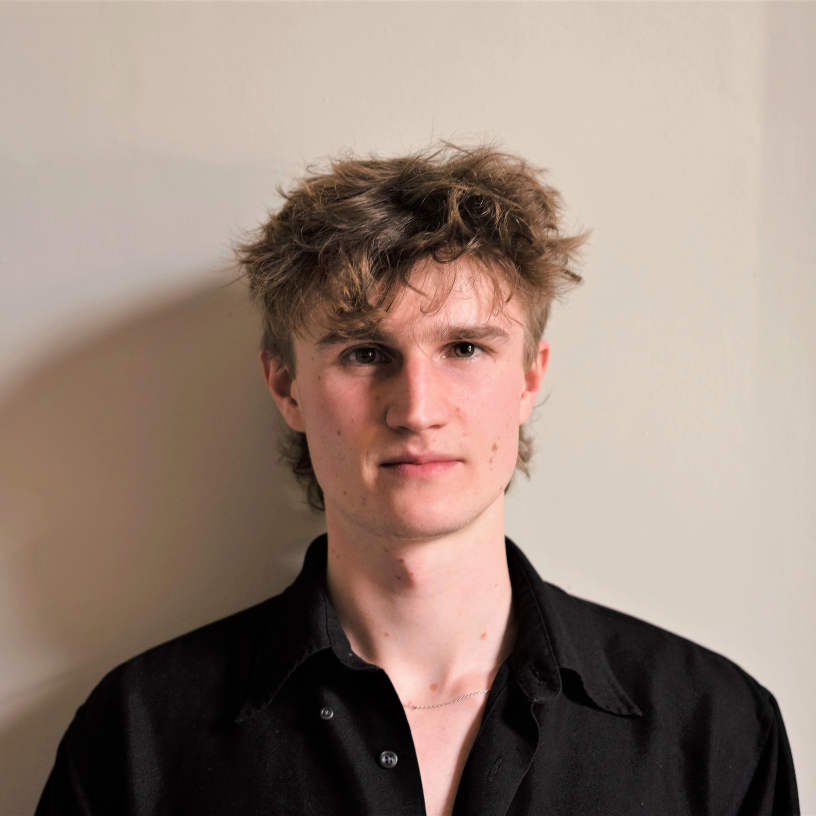
#> input picture imgs/ed.jpg, 3264 x 3264 px (shown at 1/4 size)
$ jupyter execute plot_active_contours.ipynb   (shell and % lines are left out)
#> lines starting #> are read from the running program, lines starting #| are printed output that depends on the picture
# Active Contour Model

The active contour model is a method to fit open or closed splines to lines or
edges in an image [1]_. It works by minimising an energy that is in part
defined by the image and part by the spline's shape: length and smoothness. The
minimization is done implicitly in the shape energy and explicitly in the
image energy.

In the following two examples the active contour model is used (1) to segment
the face of a person from the rest of an image by fitting a closed curve
to the edges of the face and (2) to find the darkest curve between two fixed
points while obeying smoothness considerations. Typically it is a good idea to
smooth images a bit before analyzing, as done in the following examples.

We initialize a circle around the astronaut's face and use the default boundary
condition ``boundary_condition='periodic'`` to fit a closed curve. The default
parameters ``w_line=0, w_edge=1`` will make the curve search towards edges,
such as the boundaries of the face.

.. [1] *Snakes: Active contour models*. Kass, M.; Witkin, A.; Terzopoulos, D.
       International Journal of Computer Vision 1 (4): 321 (1988).
       :DOI:`10.1007/BF00133570`

[cell 1]
import numpy as np
import matplotlib.pyplot as plt
from skimage.color import rgb2gray
from skimage import data
from skimage.filters import gaussian
from skimage.segmentation import active_contour
from skimage import io
from skimage.transform import resize
from skimage import exposure


# img = data.astronaut()
img = io.imread('imgs/ed.jpg')
#> img is the input picture: shape (3264, 3264, 3); mean R, G, B 151.3, 132.7, 121.6
img = resize(img,(512,512))
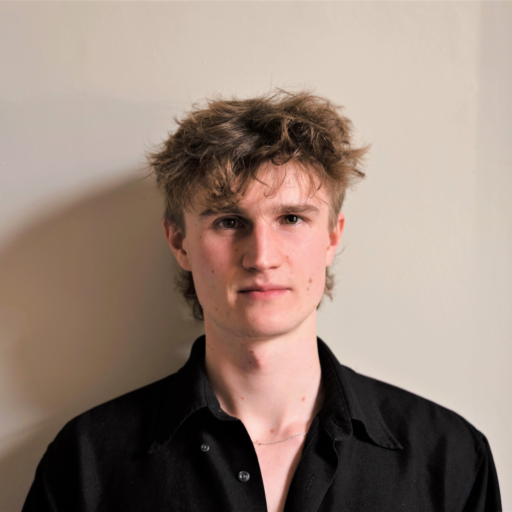
#> img: shape (512, 512, 3) float64; mean R, G, B 0.593, 0.52, 0.477
# [4 lines of commented-out code are left out]
img = rgb2gray(img)
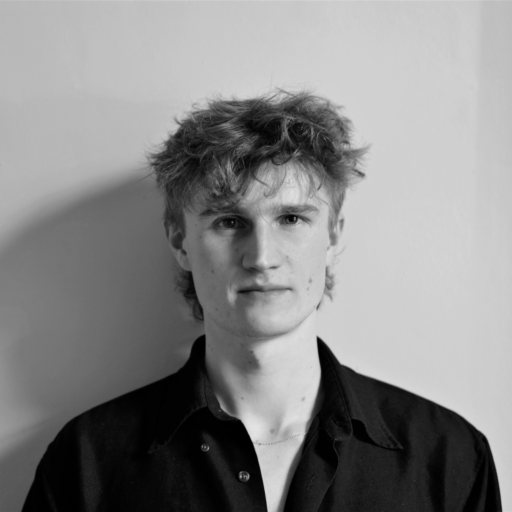
#> img: shape (512, 512) float64; min 0.000578, max 0.895, mean 0.533
print(img.shape)
#| (512, 512)

s = np.linspace(0, 2*np.pi, 800)
# r = 1400 + 1000*np.sin(s)
# c = 1700 + 1000*np.cos(s)
r = 200 + 140*np.sin(s)
c = 260 + 130*np.cos(s)
init = np.array([r, c]).T

# snake = active_contour(gaussian(img, 3, preserve_range=False),
#                        init, alpha=0.015, beta=10, gamma=0.001)

fig, ax = plt.subplots(figsize=(7, 7))
ax.imshow(img, cmap=plt.cm.gray)
ax.plot(init[:, 1], init[:, 0], '--r', lw=3)
# ax.plot(snake[:, 1], snake[:, 0], '-b', lw=3)
ax.set_xticks([]), ax.set_yticks([])
ax.axis([0, img.shape[1], img.shape[0], 0])

plt.show()
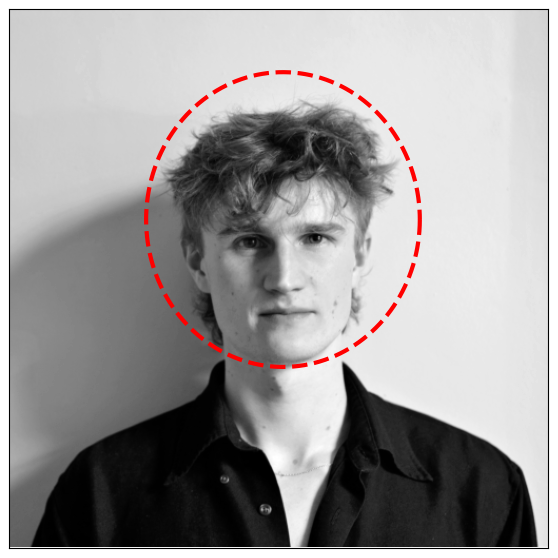
#> figure drawn by matplotlib, 1 panel

[cell 2]
# snake = active_contour(gaussian(img, 3, preserve_range=False),
#                        init, alpha=0.015, beta=0.001, gamma=0.001)
snake = active_contour(img,
                       init, alpha=0.015, beta=50, gamma=0.001)
#> snake = 800 pairs, first value 93.55 to 341.1, second value 150.4 to 361.6

fig, ax = plt.subplots(figsize=(7, 7))
ax.imshow(img, cmap=plt.cm.gray)
ax.plot(init[:, 1], init[:, 0], '--r', lw=3)
ax.plot(snake[:, 1], snake[:, 0], '-b', lw=3)
ax.set_xticks([]), ax.set_yticks([])
ax.axis([0, img.shape[1], img.shape[0], 0])
#> Out = (0, 512, 512, 0)

Here we initialize a straight line between two points, `(5, 136)` and
`(424, 50)`, and require that the spline has its end points there by giving
the boundary condition `boundary_condition='fixed'`. We furthermore
make the algorithm search for dark lines by giving a negative `w_line` value.

[cell 3]
img = data.text()
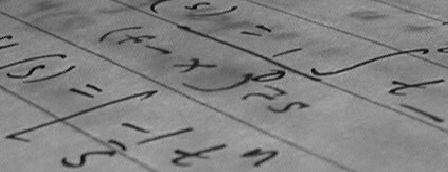
#> input picture skimage.data.text(), 448 x 172 px
#> img is the input picture: shape (172, 448); min 10, max 197, mean 129.3

r = np.linspace(136, 50, 100)
c = np.linspace(5, 424, 100)
init = np.array([r, c]).T

snake = active_contour(gaussian(img, 1, preserve_range=False),
                       init, boundary_condition='fixed',
                       alpha=0.1, beta=1.0, w_line=-5, w_edge=0, gamma=0.1)
#> snake = 100 pairs, first value 50 to 136, second value 5 to 424

fig, ax = plt.subplots(figsize=(9, 5))
ax.imshow(img, cmap=plt.cm.gray)
ax.plot(init[:, 1], init[:, 0], '--r', lw=3)
ax.plot(snake[:, 1], snake[:, 0], '-b', lw=3)
ax.set_xticks([]), ax.set_yticks([])
ax.axis([0, img.shape[1], img.shape[0], 0])

plt.show()
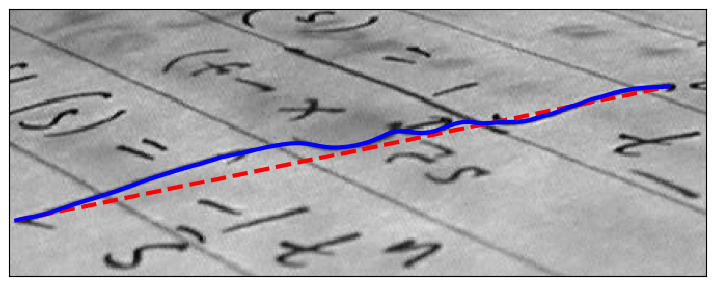
#> figure drawn by matplotlib, 1 panel
